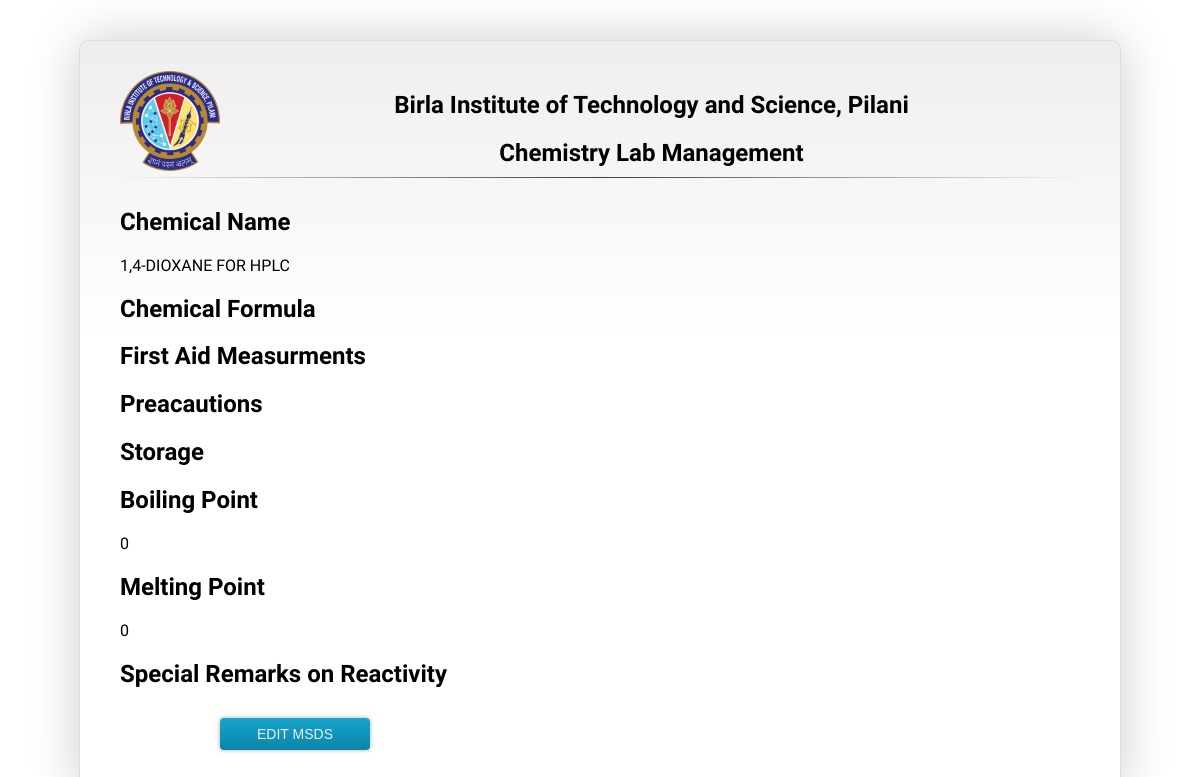
Screenshot of /view-msds.php?id=3 (signed in) with the database file from the repository.
### tables this page shows
CREATE TABLE `chemicals` (
  `id` int(11) NOT NULL,
  `name` varchar(41) DEFAULT NULL,
  `company` varchar(35) DEFAULT NULL,
  `packing_size` varchar(19) DEFAULT NULL,
  `amount_left` varchar(11) DEFAULT NULL,
  `critical_amount` varchar(15) DEFAULT NULL,
  `location` varchar(8) DEFAULT NULL,
  `formula` varchar(50) NOT NULL,
  `first_aid_measures` longtext NOT NULL,
  `precautions` longtext NOT NULL,
  `storage` longtext NOT NULL,
  `boiling_point` float NOT NULL,
  `melting_point` float NOT NULL,
  `special_remarks_on_reactivity` longtext NOT NULL
);

### view-msds.php (the view, shortened to what this page needs)
<?php
	if (isset($_REQUEST['id'])) {
		$id=$_REQUEST['id'];
		?>
	<html>
	<head>
		<link href='css/style.css' rel='stylesheet' type='text/css'>
	</head>
	<body>
		<form id="medadmin" method="POST" action="edit-msds.php?id=<?php echo $id;?>">
			<img src="logo.png" alt="BITS Logo" align="left" style="width:100px;height:100px;">
			<center>
				<h2>Birla Institute of Technology and Science, Pilani</h2>
				<h2>Chemistry Lab Management</h2>
				<hr />
			</center>
			<?php
			$msds = mysql_query("SELECT * FROM chemicals WHERE id='".$id."'");
			$row = mysql_fetch_row($msds);
			?>
			<div>
				<h2>Chemical Name</h2>
				<p><?php echo $row[1]; ?></p>
			</div>
			<div>
				<h2>Chemical Formula</h2>
			</div>
			<div>
				<h2>First Aid Measurments</h2>
			</div>
			<div>
				<h2>Preacautions</h2>
			</div>
			<div>
				<h2>Storage</h2>
			</div>
			<div>
				<h2>Boiling Point</h2>
				<p><?php echo $row[11]; ?></p>
			</div>
			<div>
				<h2>Melting Point</h2>
				<p><?php echo $row[12]; ?></p>
			</div>
			<div>
				<h2>Special Remarks on Reactivity</h2>
			</div>
			<input type="submit" name="submit" value="EDIT MSDS" class="submit" id="runsqlq"/>
		</form>
	</body>
</html>
	<?php
	}
	else{
		header("Location: lab_assistant_screen.php");
	}
?>

### css/style.css (style rules this page uses)
body { margin:0; padding:0; font-family: 'Graduate', Arial, cursive; font-weight:400; }
form { border: 1px solid #ddd; padding: 30px 40px 20px 40px; margin: 40px 0 0 0; width: 960px; height: auto; background: #fff; -webkit-border-radius: 10px; -moz-border-radius: 10px; border-radius: 10px; background: -webkit-gradient(linear, 0% 0%, 0% 40%, from(#EEE), to(#FFFFFF)); background: -moz-linear-gradient(0% 40% 90deg,#FFF, #EEE); -webkit-box-shadow:0px 0 50px #ccc; -moz-box-shadow:0px 0 50px #ccc; box-shadow:0px 0 50px #ccc; margin-left:auto; margin-right:auto; }
input { padding: 8px; margin: 4px 0 20px 0; background: #fff; width: 220px; font-size: 14px; color: #555; border: 1px #ddd solid; -webkit-box-shadow: 0px 0px 4px #aaa; -moz-box-shadow: 0px 0px 4px #aaa; box-shadow: 0px 0px 4px #aaa; -webkit-transition: background 0.3s linear; }
input.submit { width: 150px; color: #eee; text-transform: uppercase; margin-top: 10px; margin-left:100px; background-color: #18a5cc; border: none; -webkit-transition: -webkit-box-shadow 0.3s linear; -moz-border-radius: 4px; -webkit-border-radius: 4px; border-radius: 4px; background: -webkit-gradient(linear, 0% 0%, 0% 100%, from(#18a5cc), to(#0a85a8)); background: -moz-linear-gradient(25% 75% 90deg,#0a85a8, #18a5cc); }
hr { border: 0; height: 1px; margin-top:-10px; margin-bottom:30px; background-image: -webkit-linear-gradient(left, rgba(0,0,0,0), rgba(0,0,0,0.75), rgba(0,0,0,0)); background-image: -moz-linear-gradient(left, rgba(0,0,0,0), rgba(0,0,0,0.75), rgba(0,0,0,0)); background-image: -ms-linear-gradient(left, rgba(0,0,0,0), rgba(0,0,0,0.75), rgba(0,0,0,0)); background-image: -o-linear-gradient(left, rgba(0,0,0,0), rgba(0,0,0,0.75), rgba(0,0,0,0)); }

### rows the page displays
chemicals: name "1,4-DIOXANE FOR HPLC", boiling_point "0", melting_point "0"
